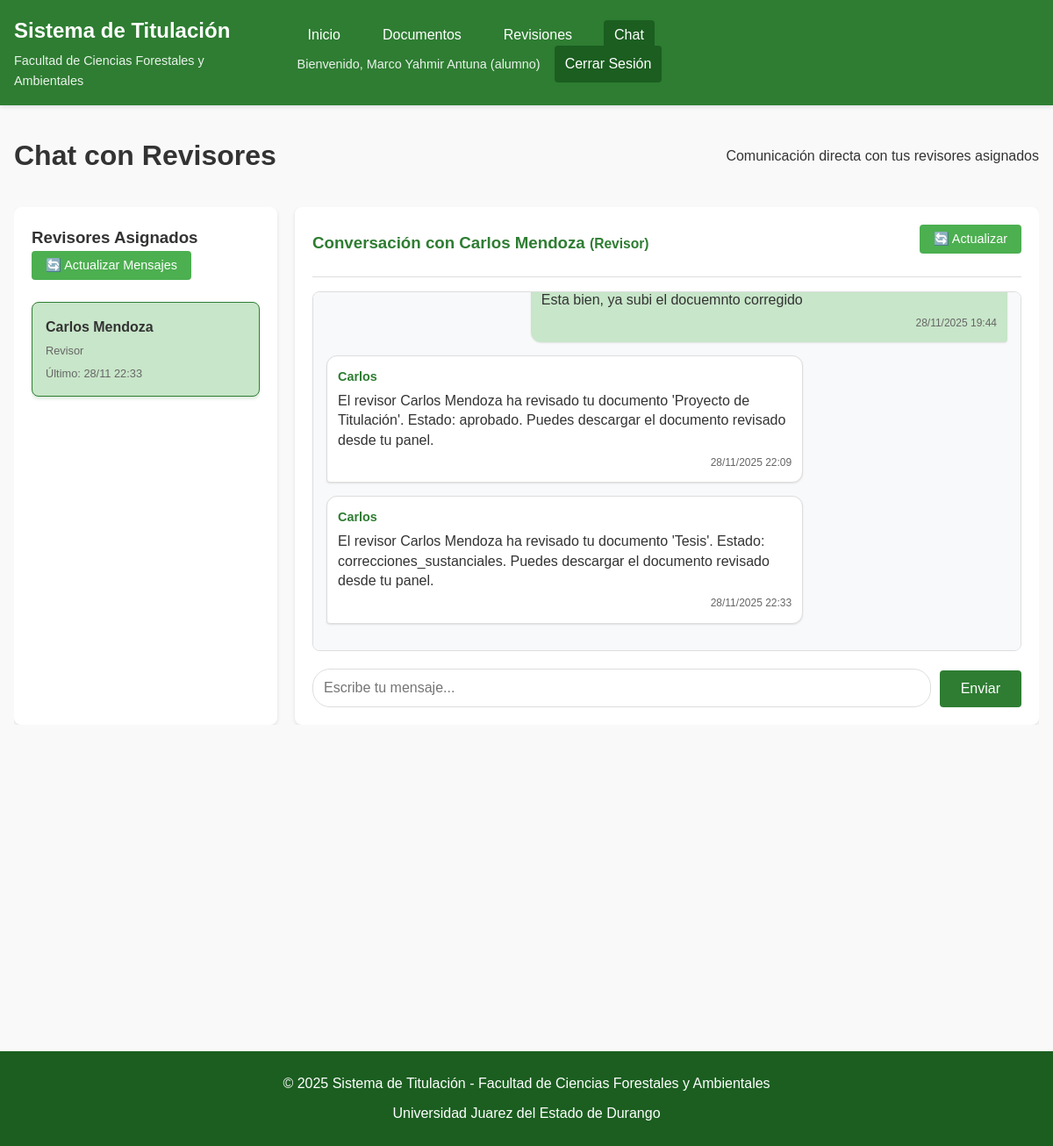
The app's page /alumno/chat.php (signed in) with its own data.
### tables this page shows
CREATE TABLE `usuarios` (
  `id` int(11) NOT NULL,
  `matricula` varchar(50) NOT NULL,
  `password` varchar(255) NOT NULL,
  `nombre` varchar(100) NOT NULL,
  `apellido_paterno` varchar(100) NOT NULL,
  `apellido_materno` varchar(100) DEFAULT NULL,
  `carrera` int(11) NOT NULL,
  `email` varchar(255) NOT NULL,
  `roles` int(11) NOT NULL,
  `unidad_academica` int(11) NOT NULL,
  `fecha_creacion` timestamp NOT NULL DEFAULT current_timestamp(),
  `activo` tinyint(4) DEFAULT 1
);

CREATE TABLE `chat` (
  `id` int(11) NOT NULL,
  `id_usuario_fuente` int(11) NOT NULL,
  `id_usuario_destino` int(11) NOT NULL,
  `fecha_leido` datetime DEFAULT NULL,
  `fecha_enviado` datetime NOT NULL,
  `mensaje` text DEFAULT NULL
);

### includes/functions.php (called while the page is built, shortened)
<?php
function getMensajesChat($pdo, $usuario_id, $destino_id) {
    $sql = "SELECT c.*, u.nombre as remitente_nombre
            FROM chat c
            JOIN usuarios u ON c.id_usuario_fuente = u.id
            WHERE (c.id_usuario_fuente = :usuario_id AND c.id_usuario_destino = :destino_id)
               OR (c.id_usuario_fuente = :destino_id AND c.id_usuario_destino = :usuario_id)
            ORDER BY c.fecha_enviado ASC";
    $stmt = $pdo->prepare($sql);
    $stmt->bindParam(':usuario_id', $usuario_id, PDO::PARAM_INT);
    $stmt->bindParam(':destino_id', $destino_id, PDO::PARAM_INT);
    $stmt->execute();
    return $stmt->fetchAll(PDO::FETCH_ASSOC);
}
function getConversacionesRecientes($pdo, $usuario_id) {
    $sql = "SELECT DISTINCT
                CASE
                    WHEN c.id_usuario_fuente = :usuario_id THEN c.id_usuario_destino
                    ELSE c.id_usuario_fuente
                END as contacto_id,
                u.nombre, u.apellido_paterno, u.apellido_materno, u.matricula,
                MAX(c.fecha_enviado) as ultimo_mensaje
            FROM chat c
            JOIN usuarios u ON (u.id = CASE
                WHEN c.id_usuario_fuente = :usuario_id THEN c.id_usuario_destino
                ELSE c.id_usuario_fuente
            END)
            WHERE (c.id_usuario_fuente = :usuario_id OR c.id_usuario_destino = :usuario_id)
            GROUP BY contacto_id, u.nombre, u.apellido_paterno, u.apellido_materno, u.matricula
            ORDER BY ultimo_mensaje DESC";
    $stmt = $pdo->prepare($sql);
    $stmt->bindParam(':usuario_id', $usuario_id, PDO::PARAM_INT);
    $stmt->execute();
    return $stmt->fetchAll(PDO::FETCH_ASSOC);
}
?>

### alumno/chat.php (the view, shortened to what this page needs)
<?php
include '../includes/config.php';
include '../includes/functions.php';
$usuario_id = $_SESSION['user_id'];
$sql_revisores = "SELECT DISTINCT u.id, u.nombre, u.apellido_paterno, u.apellido_materno, u.matricula
                  FROM revisiones r
                  JOIN usuarios u ON r.id_revisor = u.id
                  WHERE r.id_usuario = :usuario_id
                  ORDER BY u.nombre, u.apellido_paterno";
$stmt = $pdo->prepare($sql_revisores);
$stmt->bindParam(':usuario_id', $usuario_id, PDO::PARAM_INT);
$stmt->execute();
$revisores = $stmt->fetchAll(PDO::FETCH_ASSOC);
$destino_id = $_GET['destino'] ?? ($revisores[0]['id'] ?? null);
$mensajes_chat = [];
if ($destino_id) {
    $mensajes_chat = getMensajesChat($pdo, $usuario_id, $destino_id);
}
?>
<!DOCTYPE html>
<html lang="es">
<head>
    <link rel="stylesheet" href="../css/style.css">
</head>
<body>
    <?php include '../includes/header.php'; ?>
    <main class="main-content" style="margin-bottom: 0; padding-bottom: 0;">
        <div class="page-header">
            <h1>Chat con Revisores</h1>
            <p>Comunicación directa con tus revisores asignados</p>
        </div>
        <?php if (empty($revisores)): ?>
            <div class="empty-state">
                <h2>No tienes revisores asignados</h2>
                <p>Contacta al administrador para que te asigne un revisor.</p>
                <a href="../alumno/index.php" class="btn-primary">Volver al Dashboard</a>
            </div>
        <?php else: ?>
            <div class="chat-page">
                <div class="chat-container">
                    <div class="contacts-list">
                        <div class="contacts-header">
                            <h3>Revisores Asignados</h3>
                            <button type="button" class="refresh-btn" onclick="location.reload()">
                                🔄 Actualizar Mensajes
                            </button>
                        </div>
                        <div class="contacts-scroll">
                            <?php
                            $conversaciones = getConversacionesRecientes($pdo, $usuario_id);
                            ?>
                            <?php foreach ($revisores as $revisor):
                                $ultimo_mensaje = '';
                                foreach ($conversaciones as $conv) {
                                    if ($conv['contacto_id'] == $revisor['id']) {
                                        $ultimo_mensaje = $conv['ultimo_mensaje'];
                                        break;
                                    }
                                }
                            ?>
                                <div class="contact <?php echo $revisor['id'] == $destino_id ? 'active' : ''; ?>"
                                     onclick="window.location.href='?destino=<?php echo $revisor['id']; ?>'">
                                    <div class="contact-info">
                                        <div class="contact-name">
                                            <?php echo htmlspecialchars($revisor['nombre'] . ' ' . $revisor['apellido_paterno']); ?>
                                        </div>
                                        <div class="contact-role">
                                            Revisor
                                        </div>
                                        <?php if ($ultimo_mensaje): ?>
                                            <div class="last-message">
                                                Último: <?php echo date('d/m H:i', strtotime($ultimo_mensaje)); ?>
                                            </div>
                                        <?php endif; ?>
                                    </div>
                                </div>
                            <?php endforeach; ?>
                        </div>
                    </div>
                    <div class="chat-window">
                        <?php if ($destino_id): ?>
                            <?php
                            $current_revisor = array_filter($revisores, function($r) use ($destino_id) {
                                return $r['id'] == $destino_id;
                            });
                            $revisor = $current_revisor ? array_values($current_revisor)[0] : null;
                            ?>
                            <div class="chat-header">
                                <div style="display: flex; justify-content: space-between; align-items: center;">
                                    <h3>
                                        Conversación con
                                        <?php echo htmlspecialchars($revisor['nombre'] . ' ' . $revisor['apellido_paterno']); ?>
                                        <small>(Revisor)</small>
                                    </h3>
                                    <button type="button" class="refresh-btn" onclick="location.reload()">
                                        🔄 Actualizar
                                    </button>
                                </div>
                            </div>
                            <div class="messages-container" id="messagesContainer">
                                <?php if (empty($mensajes_chat)): ?>
                                    <p class="no-messages">No hay mensajes aún. ¡Inicia la conversación!</p>
                                <?php else: ?>
                                    <?php foreach ($mensajes_chat as $mensaje): ?>
                                        <div class="message <?php echo $mensaje['id_usuario_fuente'] == $usuario_id ? 'own' : 'other'; ?>">
                                            <div class="message-sender">
                                                <?php echo $mensaje['id_usuario_fuente'] == $usuario_id ? 'Tú' : htmlspecialchars($mensaje['remitente_nombre']); ?>
                                            </div>
                                            <div class="message-content"><?php echo htmlspecialchars($mensaje['mensaje']); ?></div>
                                            <div class="message-time">
                                                <?php echo date('d/m/Y H:i', strtotime($mensaje['fecha_enviado'])); ?>
                                            </div>
                                        </div>
                                    <?php endforeach; ?>
                                <?php endif; ?>
                            </div>
                            <form method="POST" class="chat-form">
                                <input type="text" name="mensaje" placeholder="Escribe tu mensaje..." required
                                       id="messageInput" autocomplete="off">
                                <button type="submit" class="btn-primary">Enviar</button>
                            </form>
                        <?php endif; ?>
                    </div>
                </div>
            </div>
        <?php endif; ?>
    </main>
    <?php include '../includes/footer.php'; ?>
</body>
</html>

### css/style.css (style rules this page uses)
:root { --primary-color: #2E7D32; --secondary-color: #4CAF50; --accent-color: #8BC34A; --dark-color: #1B5E20; --light-color: #C8E6C9; --text-color: #333; --text-light: #666; --background-color: #f9f9f9; --white: #ffffff; --border-color: #ddd; --error-color: #f44336; --warning-color: #ff9800; --success-color: #4CAF50; --info-color: #2196F3; }
* { margin: 0; padding: 0; box-sizing: border-box; }
body { font-family: 'Arial', sans-serif; line-height: 1.6; color: var(--text-color); background-color: var(--background-color); }
.main-content { max-width: 1200px; margin: 2rem auto; padding: 0 1rem; min-height: calc(100vh - 200px); }
.btn-primary { background-color: var(--primary-color); color: var(--white); padding: 0.75rem 1.5rem; border: none; border-radius: 4px; cursor: pointer; text-decoration: none; display: inline-block; text-align: center; transition: background-color 0.3s; font-size: 1rem; font-weight: 500; }
.page-header { display: flex; justify-content: space-between; align-items: center; margin-bottom: 2rem; flex-wrap: wrap; gap: 1rem; }

### alumno/chat.php (style rules this page uses)
.chat-page { display: flex; flex-direction: column; height: calc(100vh - 200px); min-height: 500px; }
.chat-container { display: grid; grid-template-columns: 300px 1fr; gap: 20px; flex: 1; min-height: 0; overflow: hidden; }
.contacts-list { background: white; border-radius: 8px; padding: 20px; box-shadow: 0 2px 4px rgba(0,0,0,0.1); display: flex; flex-direction: column; overflow: hidden; }
.contacts-header { margin-bottom: 15px; }
.contacts-scroll { flex: 1; overflow-y: auto; min-height: 0; }
.contact { padding: 15px; margin-bottom: 10px; border-radius: 8px; cursor: pointer; transition: all 0.3s ease; border: 1px solid var(--border-color); }
.contact.active { background-color: var(--light-color); border-color: var(--primary-color); box-shadow: 0 2px 4px rgba(46, 125, 50, 0.2); }
.contact-info { display: flex; flex-direction: column; }
.contact-name { font-weight: bold; margin-bottom: 5px; color: var(--text-color); }
.contact-role { font-size: 0.8rem; color: var(--text-light); }
.chat-window { background: white; border-radius: 8px; padding: 20px; box-shadow: 0 2px 4px rgba(0,0,0,0.1); display: flex; flex-direction: column; overflow: hidden; }
.chat-header { border-bottom: 1px solid var(--border-color); padding-bottom: 1rem; margin-bottom: 1rem; flex-shrink: 0; }
.chat-header h3 { margin: 0; color: var(--primary-color); }
.messages-container { flex: 1; overflow-y: auto; margin-bottom: 20px; padding: 15px; border: 1px solid var(--border-color); border-radius: 8px; background-color: #f8f9fa; min-height: 0; }
.message { margin-bottom: 15px; padding: 12px; border-radius: 12px; max-width: 70%; box-shadow: 0 1px 2px rgba(0,0,0,0.1); word-wrap: break-word; }
.message.own { background-color: var(--light-color); margin-left: auto; border-bottom-right-radius: 4px; }
.message.other { background-color: white; border: 1px solid var(--border-color); border-bottom-left-radius: 4px; }
.message-sender { font-weight: bold; margin-bottom: 5px; font-size: 0.9rem; color: var(--primary-color); }
.message-content { margin-bottom: 5px; line-height: 1.4; color: var(--text-color); }
.message-time { font-size: 0.75rem; color: var(--text-light); text-align: right; }
.chat-form { display: flex; gap: 10px; align-items: flex-end; flex-shrink: 0; }
.chat-form input { flex: 1; padding: 12px; border: 1px solid var(--border-color); border-radius: 20px; font-size: 1rem; outline: none; transition: border-color 0.3s; }
.last-message { font-size: 0.8rem; color: var(--text-light); margin-top: 5px; overflow: hidden; text-overflow: ellipsis; white-space: nowrap; }
.refresh-btn { background: var(--secondary-color); color: white; border: none; padding: 8px 16px; border-radius: 4px; cursor: pointer; margin-bottom: 10px; font-size: 0.9rem; }

### records on screen
usuarios: nombre+apellido_paterno "Carlos Mendoza", ultimo_mensaje "28/11 22:33", id+nombre+apellido_paterno "Carlos Mendoza"
chat: mensaje "Esta bien, ya subi el docuemnto corregido", fecha_enviado "28/11/2025 19:44"
chat: id_usuario_fuente.nombre "Carlos", mensaje "El revisor Carlos Mendoza ha revisado tu documento 'Proyecto de Titulación'. Estado: aprobado. Puedes descargar el documento revisado desde tu panel.", fecha_enviado "28/11/2025 22:09"
chat: id_usuario_fuente.nombre "Carlos", mensaje "El revisor Carlos Mendoza ha revisado tu documento 'Tesis'. Estado: correcciones_sustanciales. Puedes descargar el documento revisado desde tu panel.", fecha_enviado "28/11/2025 22:33"

### other values on screen
getUserName() "Marco Yahmir Antuna"
getUserRole() "alumno"
